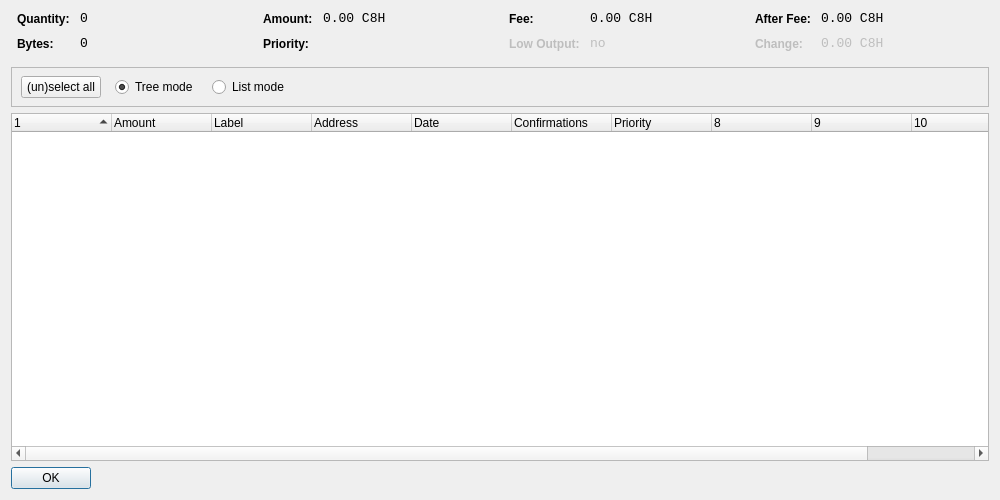
<?xml version="1.0" encoding="UTF-8"?>
<ui version="4.0">
 <class>CoinControlDialog</class>
 <widget class="QDialog" name="CoinControlDialog">
  <property name="geometry">
   <rect>
    <x>0</x>
    <y>0</y>
    <width>1000</width>
    <height>500</height>
   </rect>
  </property>
  <property name="windowTitle">
   <string>Coin Control</string>
  </property>
  <layout class="QVBoxLayout" name="verticalLayout">
   <item>
    <layout class="QHBoxLayout" name="horizontalLayoutTop" stretch="0,0,0,0">
     <property name="topMargin">
      <number>0</number>
     </property>
     <property name="bottomMargin">
      <number>10</number>
     </property>
     <item>
      <layout class="QFormLayout" name="formLayoutCoinControl1">
       <property name="horizontalSpacing">
        <number>10</number>
       </property>
       <property name="verticalSpacing">
        <number>10</number>
       </property>
       <property name="leftMargin">
        <number>6</number>
       </property>
       <property name="rightMargin">
        <number>6</number>
       </property>
       <item row="0" column="0">
        <widget class="QLabel" name="labelCoinControlQuantityText">
         <property name="styleSheet">
          <string notr="true">font-weight:bold;</string>
         </property>
         <property name="text">
          <string>Quantity:</string>
         </property>
        </widget>
       </item>
       <item row="0" column="1">
        <widget class="QLabel" name="labelCoinControlQuantity">
         <property name="font">
          <font>
           <family>Monospace</family>
           <pointsize>10</pointsize>
          </font>
         </property>
         <property name="cursor">
          <cursorShape>IBeamCursor</cursorShape>
         </property>
         <property name="contextMenuPolicy">
          <enum>Qt::ActionsContextMenu</enum>
         </property>
         <property name="text">
          <string notr="true">0</string>
         </property>
         <property name="textInteractionFlags">
          <set>Qt::LinksAccessibleByMouse|Qt::TextSelectableByKeyboard|Qt::TextSelectableByMouse</set>
         </property>
        </widget>
       </item>
       <item row="1" column="0">
        <widget class="QLabel" name="labelCoinControlBytesText">
         <property name="styleSheet">
          <string notr="true">font-weight:bold;</string>
         </property>
         <property name="text">
          <string>Bytes:</string>
         </property>
        </widget>
       </item>
       <item row="1" column="1">
        <widget class="QLabel" name="labelCoinControlBytes">
         <property name="font">
          <font>
           <family>Monospace</family>
           <pointsize>10</pointsize>
          </font>
         </property>
         <property name="cursor">
          <cursorShape>IBeamCursor</cursorShape>
         </property>
         <property name="contextMenuPolicy">
          <enum>Qt::ActionsContextMenu</enum>
         </property>
         <property name="text">
          <string notr="true">0</string>
         </property>
         <property name="textInteractionFlags">
          <set>Qt::LinksAccessibleByMouse|Qt::TextSelectableByKeyboard|Qt::TextSelectableByMouse</set>
         </property>
        </widget>
       </item>
      </layout>
     </item>
     <item>
      <layout class="QFormLayout" name="formLayoutCoinControl2">
       <property name="horizontalSpacing">
        <number>10</number>
       </property>
       <property name="verticalSpacing">
        <number>10</number>
       </property>
       <property name="leftMargin">
        <number>6</number>
       </property>
       <property name="rightMargin">
        <number>6</number>
       </property>
       <item row="0" column="0">
        <widget class="QLabel" name="labelCoinControlAmountText">
         <property name="styleSheet">
          <string notr="true">font-weight:bold;</string>
         </property>
         <property name="text">
          <string>Amount:</string>
         </property>
        </widget>
       </item>
       <item row="0" column="1">
        <widget class="QLabel" name="labelCoinControlAmount">
         <property name="font">
          <font>
           <family>Monospace</family>
           <pointsize>10</pointsize>
          </font>
         </property>
         <property name="cursor">
          <cursorShape>IBeamCursor</cursorShape>
         </property>
         <property name="contextMenuPolicy">
          <enum>Qt::ActionsContextMenu</enum>
         </property>
         <property name="text">
          <string notr="true">0.00 C8H</string>
         </property>
         <property name="textInteractionFlags">
          <set>Qt::LinksAccessibleByMouse|Qt::TextSelectableByKeyboard|Qt::TextSelectableByMouse</set>
         </property>
        </widget>
       </item>
       <item row="1" column="0">
        <widget class="QLabel" name="labelCoinControlPriorityText">
         <property name="styleSheet">
          <string notr="true">font-weight:bold;</string>
         </property>
         <property name="text">
          <string>Priority:</string>
         </property>
        </widget>
       </item>
       <item row="1" column="1">
        <widget class="QLabel" name="labelCoinControlPriority">
         <property name="font">
          <font>
           <family>Monospace</family>
           <pointsize>10</pointsize>
          </font>
         </property>
         <property name="cursor">
          <cursorShape>IBeamCursor</cursorShape>
         </property>
         <property name="contextMenuPolicy">
          <enum>Qt::ActionsContextMenu</enum>
         </property>
         <property name="text">
          <string/>
         </property>
         <property name="textInteractionFlags">
          <set>Qt::LinksAccessibleByMouse|Qt::TextSelectableByKeyboard|Qt::TextSelectableByMouse</set>
         </property>
        </widget>
       </item>
      </layout>
     </item>
     <item>
      <layout class="QFormLayout" name="formLayoutCoinControl3">
       <property name="horizontalSpacing">
        <number>10</number>
       </property>
       <property name="verticalSpacing">
        <number>10</number>
       </property>
       <property name="leftMargin">
        <number>6</number>
       </property>
       <property name="rightMargin">
        <number>6</number>
       </property>
       <item row="0" column="0">
        <widget class="QLabel" name="labelCoinControlFeeText">
         <property name="styleSheet">
          <string notr="true">font-weight:bold;</string>
         </property>
         <property name="text">
          <string>Fee:</string>
         </property>
        </widget>
       </item>
       <item row="0" column="1">
        <widget class="QLabel" name="labelCoinControlFee">
         <property name="font">
          <font>
           <family>Monospace</family>
           <pointsize>10</pointsize>
          </font>
         </property>
         <property name="cursor">
          <cursorShape>IBeamCursor</cursorShape>
         </property>
         <property name="contextMenuPolicy">
          <enum>Qt::ActionsContextMenu</enum>
         </property>
         <property name="text">
          <string notr="true">0.00 C8H</string>
         </property>
         <property name="textInteractionFlags">
          <set>Qt::LinksAccessibleByMouse|Qt::TextSelectableByKeyboard|Qt::TextSelectableByMouse</set>
         </property>
        </widget>
       </item>
       <item row="1" column="0">
        <widget class="QLabel" name="labelCoinControlLowOutputText">
         <property name="enabled">
          <bool>false</bool>
         </property>
         <property name="styleSheet">
          <string notr="true">font-weight:bold;</string>
         </property>
         <property name="text">
          <string>Low Output:</string>
         </property>
        </widget>
       </item>
       <item row="1" column="1">
        <widget class="QLabel" name="labelCoinControlLowOutput">
         <property name="enabled">
          <bool>false</bool>
         </property>
         <property name="font">
          <font>
           <family>Monospace</family>
           <pointsize>10</pointsize>
          </font>
         </property>
         <property name="cursor">
          <cursorShape>IBeamCursor</cursorShape>
         </property>
         <property name="contextMenuPolicy">
          <enum>Qt::ActionsContextMenu</enum>
         </property>
         <property name="text">
          <string notr="true">no</string>
         </property>
         <property name="textInteractionFlags">
          <set>Qt::LinksAccessibleByMouse|Qt::TextSelectableByKeyboard|Qt::TextSelectableByMouse</set>
         </property>
        </widget>
       </item>
      </layout>
     </item>
     <item>
      <layout class="QFormLayout" name="formLayoutCoinControl4">
       <property name="horizontalSpacing">
        <number>10</number>
       </property>
       <property name="verticalSpacing">
        <number>10</number>
       </property>
       <property name="leftMargin">
        <number>6</number>
       </property>
       <property name="rightMargin">
        <number>6</number>
       </property>
       <item row="0" column="0">
        <widget class="QLabel" name="labelCoinControlAfterFeeText">
         <property name="styleSheet">
          <string notr="true">font-weight:bold;</string>
         </property>
         <property name="text">
          <string>After Fee:</string>
         </property>
        </widget>
       </item>
       <item row="0" column="1">
        <widget class="QLabel" name="labelCoinControlAfterFee">
         <property name="font">
          <font>
           <family>Monospace</family>
           <pointsize>10</pointsize>
          </font>
         </property>
         <property name="cursor">
          <cursorShape>IBeamCursor</cursorShape>
         </property>
         <property name="contextMenuPolicy">
          <enum>Qt::ActionsContextMenu</enum>
         </property>
         <property name="text">
          <string notr="true">0.00 C8H</string>
         </property>
         <property name="textInteractionFlags">
          <set>Qt::LinksAccessibleByMouse|Qt::TextSelectableByKeyboard|Qt::TextSelectableByMouse</set>
         </property>
        </widget>
       </item>
       <item row="1" column="0">
        <widget class="QLabel" name="labelCoinControlChangeText">
         <property name="enabled">
          <bool>false</bool>
         </property>
         <property name="styleSheet">
          <string notr="true">font-weight:bold;</string>
         </property>
         <property name="text">
          <string>Change:</string>
         </property>
        </widget>
       </item>
       <item row="1" column="1">
        <widget class="QLabel" name="labelCoinControlChange">
         <property name="enabled">
          <bool>false</bool>
         </property>
         <property name="font">
          <font>
           <family>Monospace</family>
           <pointsize>10</pointsize>
          </font>
         </property>
         <property name="cursor">
          <cursorShape>IBeamCursor</cursorShape>
         </property>
         <property name="contextMenuPolicy">
          <enum>Qt::ActionsContextMenu</enum>
         </property>
         <property name="text">
          <string notr="true">0.00 C8H</string>
         </property>
         <property name="textInteractionFlags">
          <set>Qt::LinksAccessibleByMouse|Qt::TextSelectableByKeyboard|Qt::TextSelectableByMouse</set>
         </property>
        </widget>
       </item>
      </layout>
     </item>
    </layout>
   </item>
   <item>
    <widget class="QFrame" name="frame">
     <property name="minimumSize">
      <size>
       <width>0</width>
       <height>40</height>
      </size>
     </property>
     <property name="frameShape">
      <enum>QFrame::StyledPanel</enum>
     </property>
     <property name="frameShadow">
      <enum>QFrame::Sunken</enum>
     </property>
     <widget class="QWidget" name="horizontalLayoutWidget">
      <property name="geometry">
       <rect>
        <x>10</x>
        <y>0</y>
        <width>781</width>
        <height>41</height>
       </rect>
      </property>
      <layout class="QHBoxLayout" name="horizontalLayoutPanel" stretch="0,0,0,0,0">
       <property name="spacing">
        <number>14</number>
       </property>
       <item>
        <widget class="QPushButton" name="pushButtonSelectAll">
         <property name="sizePolicy">
          <sizepolicy hsizetype="Maximum" vsizetype="Fixed">
           <horstretch>0</horstretch>
           <verstretch>0</verstretch>
          </sizepolicy>
         </property>
         <property name="text">
          <string>(un)select all</string>
         </property>
        </widget>
       </item>
       <item>
        <widget class="QRadioButton" name="radioTreeMode">
         <property name="sizePolicy">
          <sizepolicy hsizetype="Maximum" vsizetype="Fixed">
           <horstretch>0</horstretch>
           <verstretch>0</verstretch>
          </sizepolicy>
         </property>
         <property name="text">
          <string>Tree mode</string>
         </property>
         <property name="checked">
          <bool>true</bool>
         </property>
        </widget>
       </item>
       <item>
        <widget class="QRadioButton" name="radioListMode">
         <property name="sizePolicy">
          <sizepolicy hsizetype="Maximum" vsizetype="Fixed">
           <horstretch>0</horstretch>
           <verstretch>0</verstretch>
          </sizepolicy>
         </property>
         <property name="text">
          <string>List mode</string>
         </property>
        </widget>
       </item>
       <item>
        <spacer name="horizontalSpacer">
         <property name="orientation">
          <enum>Qt::Horizontal</enum>
         </property>
         <property name="sizeHint" stdset="0">
          <size>
           <width>40</width>
           <height>20</height>
          </size>
         </property>
        </spacer>
       </item>
      </layout>
     </widget>
    </widget>
   </item>
   <item>
    <widget class="CoinControlTreeWidget" name="treeWidget">
     <property name="contextMenuPolicy">
      <enum>Qt::CustomContextMenu</enum>
     </property>
     <property name="sortingEnabled">
      <bool>false</bool>
     </property>
     <property name="columnCount">
      <number>11</number>
     </property>
     <attribute name="headerShowSortIndicator" stdset="0">
      <bool>true</bool>
     </attribute>
     <attribute name="headerStretchLastSection">
      <bool>false</bool>
     </attribute>
     <column>
      <property name="text">
       <string/>
      </property>
     </column>
     <column>
      <property name="text">
       <string>Amount</string>
      </property>
     </column>
     <column>
      <property name="text">
       <string>Label</string>
      </property>
     </column>
     <column>
      <property name="text">
       <string>Address</string>
      </property>
     </column>
     <column>
      <property name="text">
       <string>Date</string>
      </property>
     </column>
     <column>
      <property name="text">
       <string>Confirmations</string>
      </property>
      <property name="toolTip">
       <string>Confirmed</string>
      </property>
     </column>
     <column>
      <property name="text">
       <string>Priority</string>
      </property>
     </column>
     <column>
      <property name="text">
       <string/>
      </property>
     </column>
     <column>
      <property name="text">
       <string/>
      </property>
     </column>
     <column>
      <property name="text">
       <string/>
      </property>
     </column>
     <column>
      <property name="text">
       <string/>
      </property>
     </column>
    </widget>
   </item>
   <item>
    <widget class="QDialogButtonBox" name="buttonBox">
     <property name="sizePolicy">
      <sizepolicy hsizetype="Maximum" vsizetype="Fixed">
       <horstretch>0</horstretch>
       <verstretch>0</verstretch>
      </sizepolicy>
     </property>
     <property name="orientation">
      <enum>Qt::Horizontal</enum>
     </property>
     <property name="standardButtons">
      <set>QDialogButtonBox::Ok</set>
     </property>
    </widget>
   </item>
  </layout>
 </widget>
 <customwidgets>
  <customwidget>
   <class>CoinControlTreeWidget</class>
   <extends>QTreeWidget</extends>
   <header>coincontroltreewidget.h</header>
  </customwidget>
 </customwidgets>
 <resources/>
 <connections/>
</ui>
